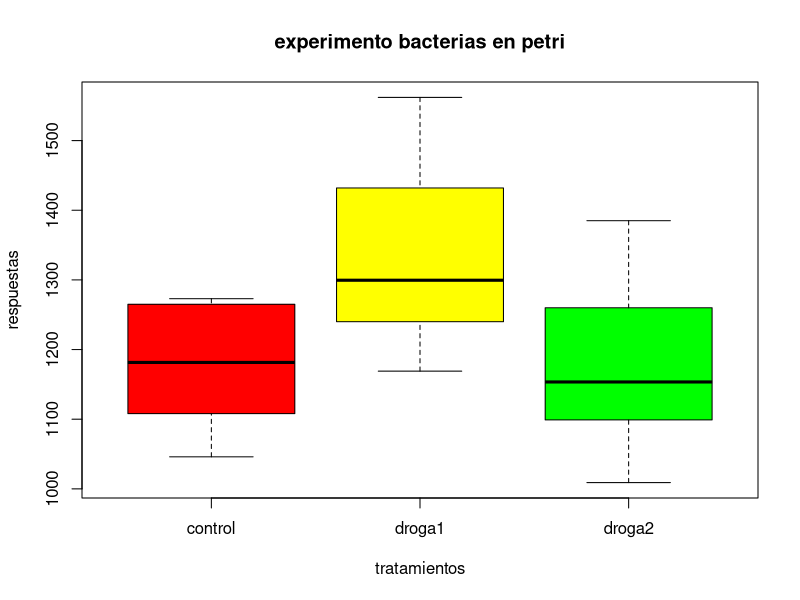
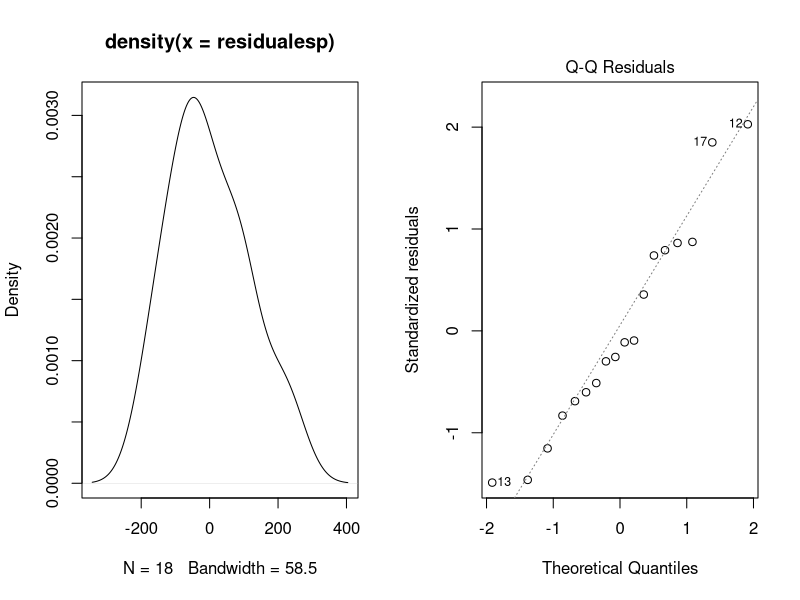
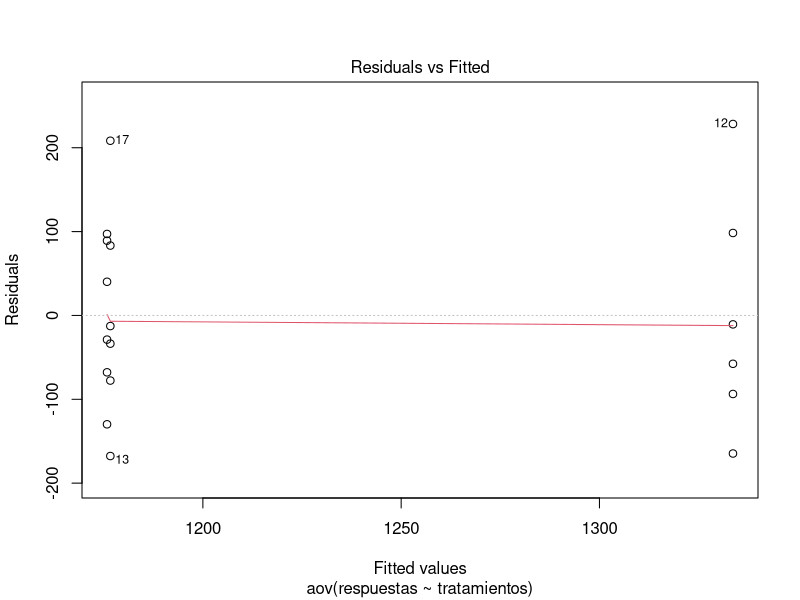
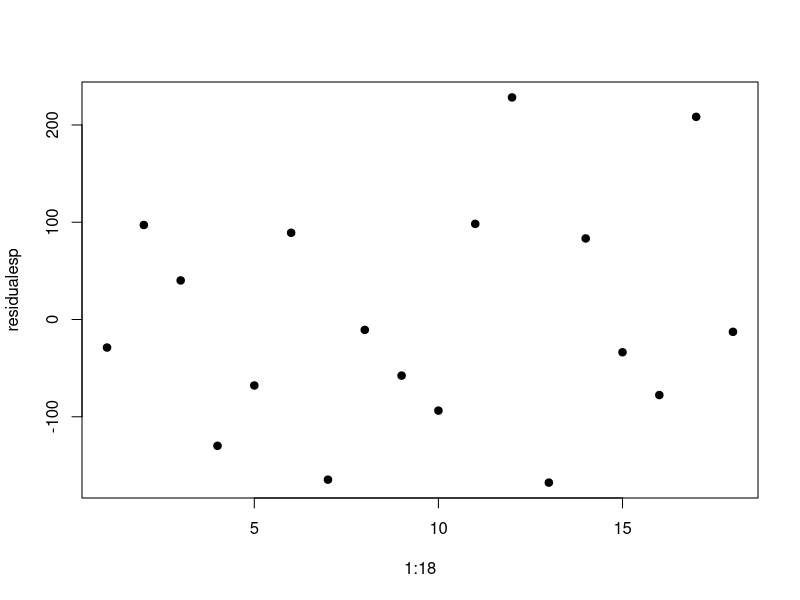
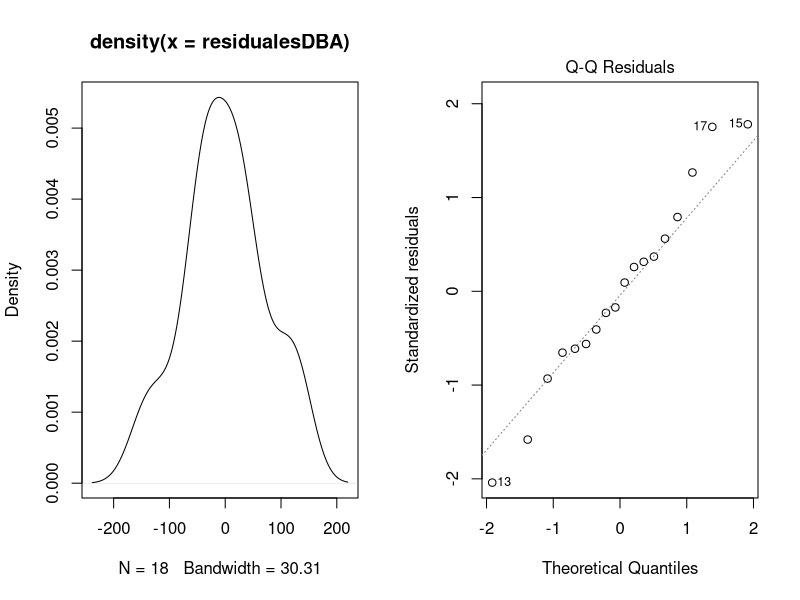
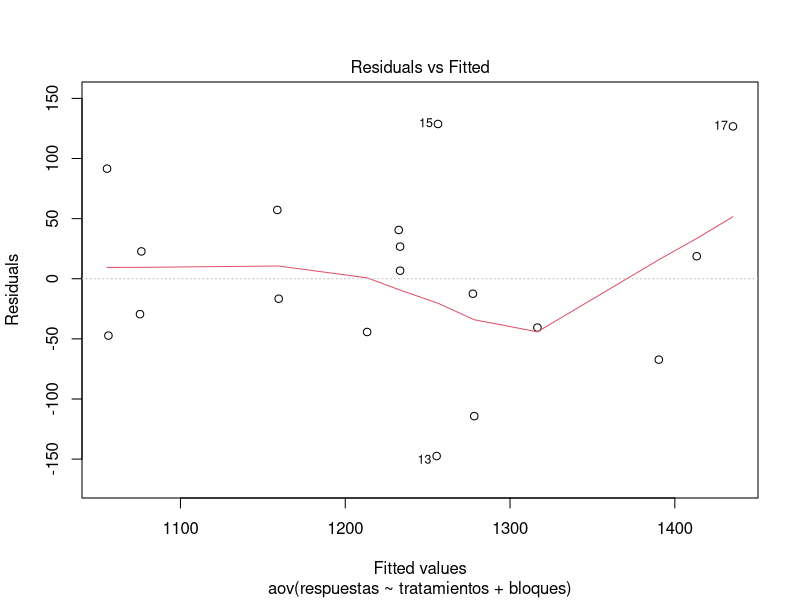
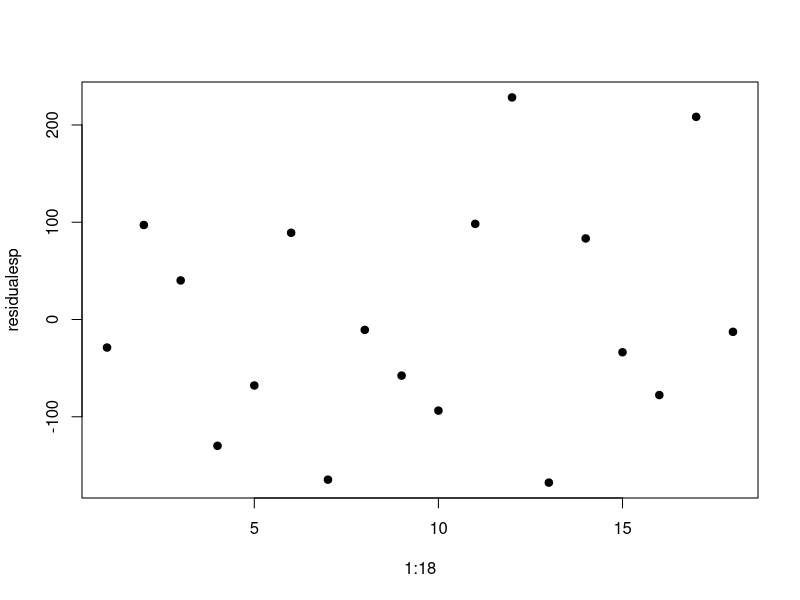

Reproduce these figures in R, in order.
#####ejercicico diapo 52 a.
tratamientos=rep(c("control","droga1","droga2"),c(6,6,6))
tratamientos
respuestas=c(1147,1273,1216,1046,1108,1265,
             1169,1323,1276,1240,1432,1562,
             1009,1260,1143,1099,1385,1164)
length(respuestas)
datospetri=data.frame(tratamientos,respuestas)
datospetri
attach(datospetri)
boxplot(respuestas~tratamientos,data=datospetri,col=c("red","yellow","green"),Xlab="trataminetos",Ylab="respuestas",main="experimento bacterias en petri")
modelopetri=aov(respuestas~tratamientos,data=datospetri)
summary(modelopetri)
##evaluar supuestos.
##normalidad
residualesp=residuals(modelopetri)
residualesp
par(mfrow=c(1,2))
plot(density(residualesp))
plot(modelopetri,which=2)
dev.off()
shapiro.test(residualesp)###hay normalidad
#HOMOCEDASTICIDAD
plot(modelopetri,which=1)
##normalidad, test de bartlett
#install.packages("car")
require(car)
bartlett.test(respuestas~tratamientos,data=datospetri)##hay mocedasticidad
#INDEPENDENCIA
plot(1:18,residualesp,pch=19)
summary(modelopetri)###si hay efecto de los tratamientos sobre la variable respuesta
#######
#######DBA
#####ejercicio b
tratamientos=rep(c("control","D1","D2"),6)
tratamientos
length(tratamientos) #Para saber si tengo el numero de datos completos
bloques=rep(c("B1","B2","B3","B4","B5","B6"),each=3) #Para ingresar 
bloques
length(bloques)#Para saber si tengo el numero de datos completos
exp1 <- c(1147,1169,1009)
exp2 <- c(1273,1323,1260)
exp3 <- c(1216,1276,1143)
exp4 <- c(1046,1240,1099)
exp5 <- c(1108,1432,1385)
exp6 <- c(1265,1562,1164)
respuestas=c(exp1,exp2,exp3,exp4,exp5,exp6)
length(respuestas)
datosbacp=data.frame(respuestas,tratamientos,bloques)
datosbacp
attach(datosbacp)
modelopetrib=aov(respuestas~tratamientos+bloques,data=datosbacp)
summary(modelopetrib)
##evaluar supuestos.
##normalidad
residualesDBA=residuals(modelopetrib)
residualesDBA
par(mfrow=c(1,2))
plot(density(residualesDBA))
plot(modelopetrib,which=2)
dev.off()
shapiro.test(residualesDBA)###hay normalidad
#HOMOCEDASTICIDAD
plot(modelopetrib,which=1)
##normalidad, test de bartlett
#install.packages("car")
require(car)
bartlett.test(respuestas~tratamientos,data=datosbacp)##hay mocedasticidad
#INDEPENDENCIA
plot(1:18,residualesp,pch=19)
####ADITIVIDAD  
#install.packages("asbio")
#require(asbio)
#tukey.add.test(respuestas,tratamientos,bloques)
summary(modelopetrib)
((10+1)*(15+3)*15214)/((10+3)*(15+1)*9402)
((1-(9402/15214))*100)
